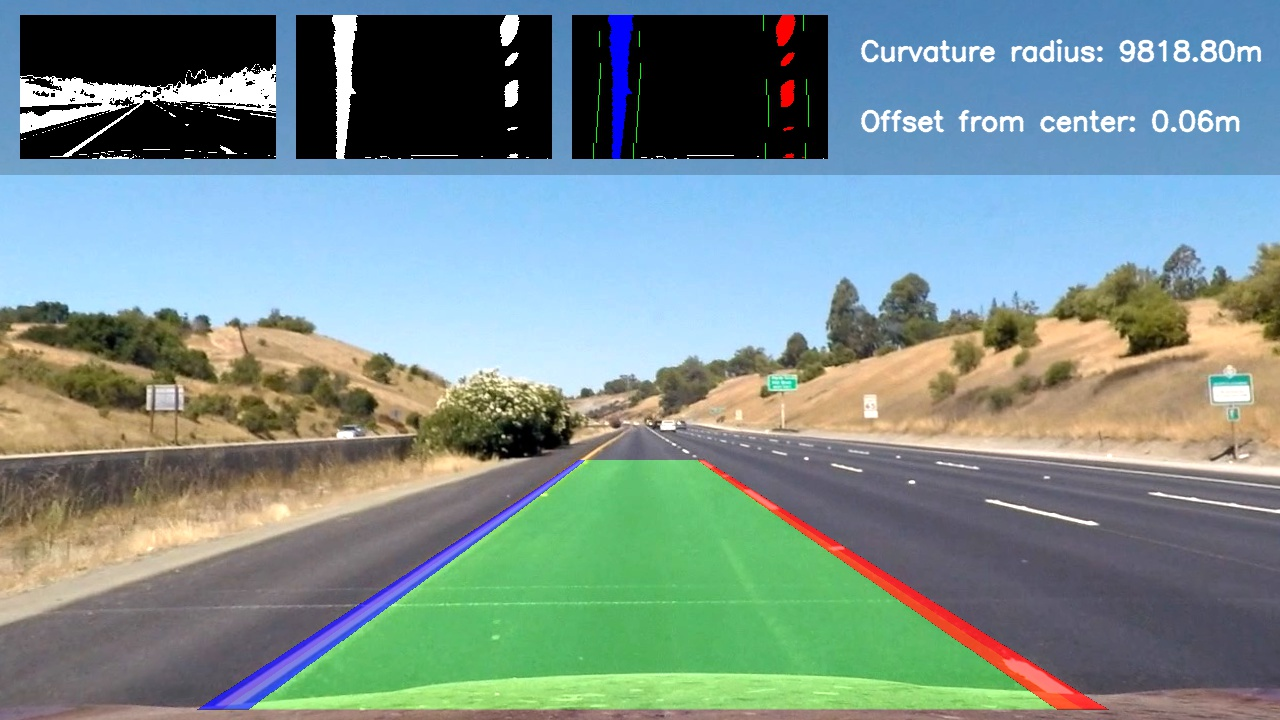
#> input picture Finding_Lanes/output_images/straight_lines1.jpg, 1280 x 720 px
$ python -i main.py   (imports and definitions only)   (older library calls are emulated)
#> lines starting #> are read from the running program, lines starting #| are printed output that depends on the picture
### Finding_Lanes/calibration_utils.py
import cv2
import numpy as np
import glob
import matplotlib.pyplot as plt
import os.path as path
import pickle


def lazy_calibration(func):
    """
    Decorator for calibration function to avoid re-computing calibration every time.
    """
    calibration_cache = 'camera_cal/calibration_data.pickle'

    # [12 lines left out: function wrapper, not called in this run]

    return wrapper


# [68 lines left out: functions calibrate_camera, undistort, not called in this run]


# [10 lines that do not run on import are left out]

### Finding_Lanes/line_utils.py
import numpy as np
import cv2
import glob
import collections
import matplotlib.pyplot as plt
from calibration_utils import calibrate_camera, undistort
from binarization_utils import binarize
from perspective_utils import birdeye
from globals import ym_per_pix, xm_per_pix


class Line:
    """
    Class to model a lane-line.
    """
    def __init__(self, buffer_len=10):

        # flag to mark if the line was detected the last iteration
        self.detected = False

        # polynomial coefficients fitted on the last iteration
        self.last_fit_pixel = None
        self.last_fit_meter = None

        # list of polynomial coefficients of the last N iterations
        self.recent_fits_pixel = collections.deque(maxlen=buffer_len)
        self.recent_fits_meter = collections.deque(maxlen=2 * buffer_len)

        self.radius_of_curvature = None

        # store all pixels coords (x, y) of line detected
        self.all_x = None
        self.all_y = None

    # [323 lines left out: functions update_line, draw, average_fit, curvature, curvature_meter, get_fits_by_sliding_windows and 2 more, not called in this run]


# [18 lines that do not run on import are left out]

### Finding_Lanes/main.py
import cv2
import os
import matplotlib.pyplot as plt
from calibration_utils import calibrate_camera, undistort
from binarization_utils import binarize
from perspective_utils import birdeye
from line_utils import get_fits_by_sliding_windows, draw_back_onto_the_road, Line, get_fits_by_previous_fits
from moviepy.editor import VideoFileClip
import numpy as np
from globals import xm_per_pix, time_window


processed_frames = 0                    # counter of frames processed (when processing video)
line_lt = Line(buffer_len=time_window)  # line on the left of the lane
line_rt = Line(buffer_len=time_window)  # line on the right of the lane


# [72 lines left out: functions prepare_out_blend_frame, compute_offset_from_center, not called in this run]


def process_pipeline(frame, keep_state=True):
    """
    Apply whole lane detection pipeline to an input color frame.
    :param frame: input color frame
    :param keep_state: if True, lane-line state is conserved (this permits to average results)
    :return: output blend with detected lane overlaid
    """

    global line_lt, line_rt, processed_frames

    # undistort the image using coefficients found in calibration
    img_undistorted = undistort(frame, mtx, dist, verbose=False)

    # binarize the frame s.t. lane lines are highlighted as much as possible
    img_binary = binarize(img_undistorted, verbose=False)

    # compute perspective transform to obtain bird's eye view
    img_birdeye, M, Minv = birdeye(img_binary, verbose=False)

    # fit 2-degree polynomial curve onto lane lines found
    if processed_frames > 0 and keep_state and line_lt.detected and line_rt.detected:
        line_lt, line_rt, img_fit = get_fits_by_previous_fits(img_birdeye, line_lt, line_rt, verbose=False)
    else:
        line_lt, line_rt, img_fit = get_fits_by_sliding_windows(img_birdeye, line_lt, line_rt, n_windows=9, verbose=False)

    # compute offset in meter from center of the lane
    offset_meter = compute_offset_from_center(line_lt, line_rt, frame_width=frame.shape[1])

    # draw the surface enclosed by lane lines back onto the original frame
    blend_on_road = draw_back_onto_the_road(img_undistorted, Minv, line_lt, line_rt, keep_state)

    # stitch on the top of final output images from different steps of the pipeline
    blend_output = prepare_out_blend_frame(blend_on_road, img_binary, img_birdeye, img_fit, line_lt, line_rt, offset_meter)

    processed_frames += 1

    return blend_output


# [26 lines not run here, left out]

>>> import cv2
>>> picture = cv2.imread('output_images/straight_lines1.jpg', cv2.IMREAD_GRAYSCALE)
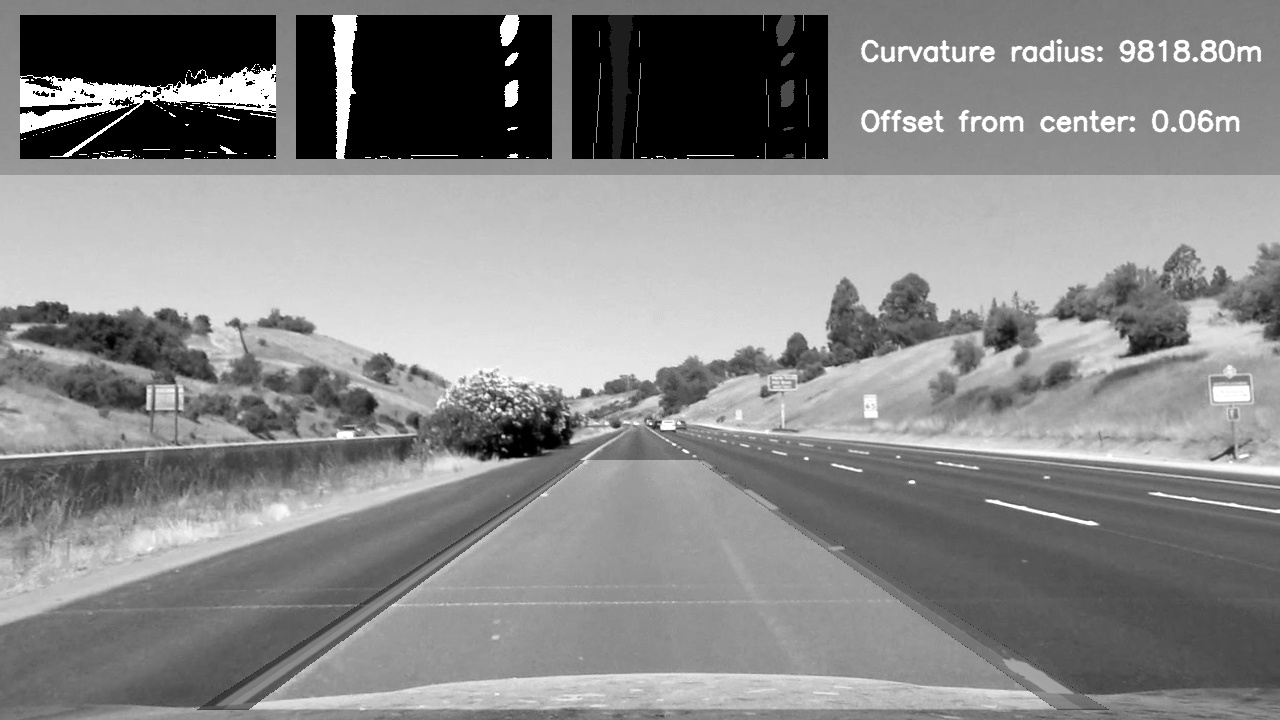
#> picture: shape (720, 1280); min 0, max 255, mean 135.9
>>> result = process_pipeline(picture)
#> (the run stopped early here; a loop or call above may not have finished)
